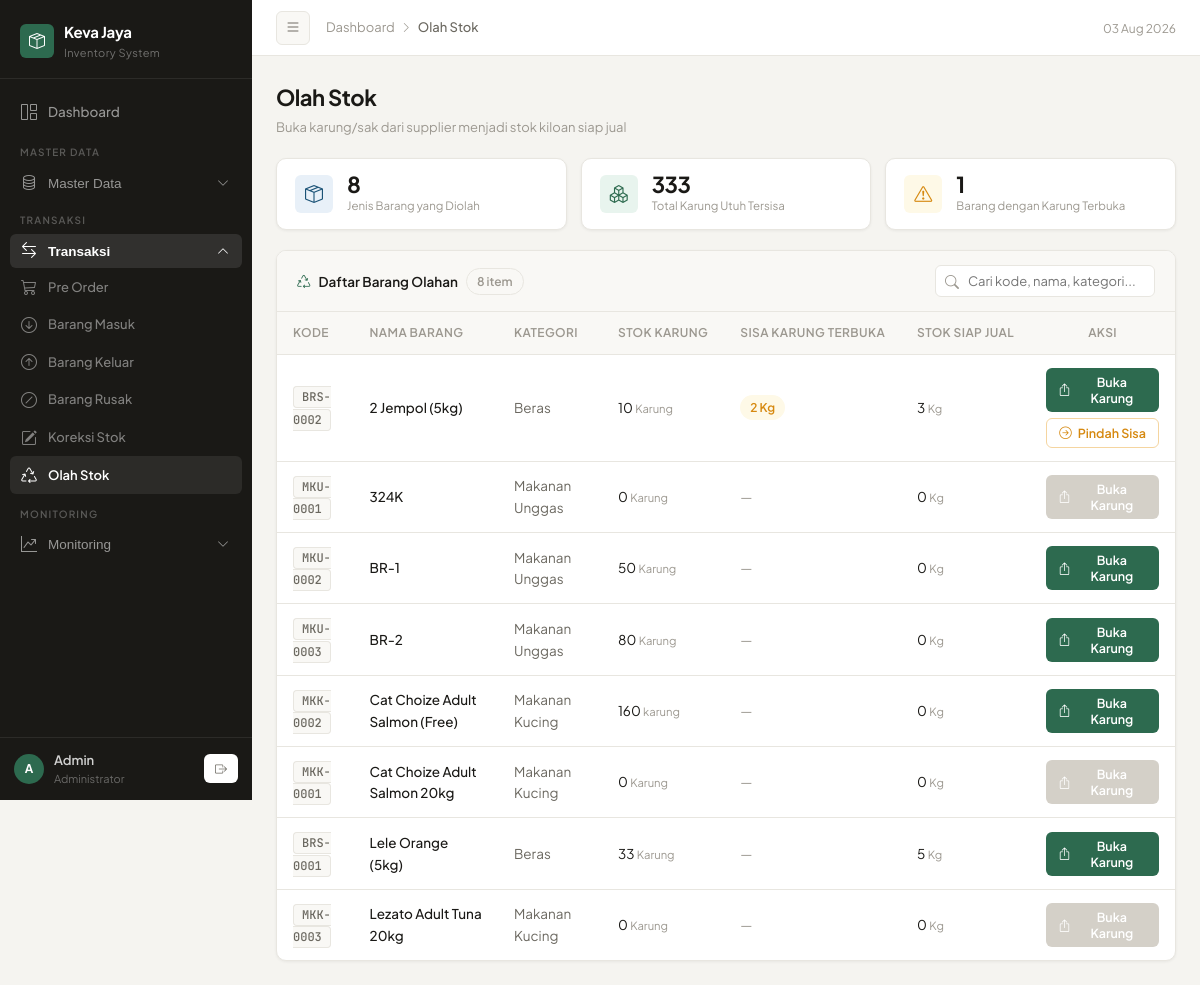
Screenshot of /admin/olah_stok.php (signed in) with the database file from the repository.
### tables this page shows
CREATE TABLE `barang` (
  `id_barang` int(11) NOT NULL,
  `kode_barang` varchar(50) DEFAULT NULL,
  `nama_barang` varchar(200) NOT NULL,
  `kategori` varchar(100) DEFAULT NULL,
  `kategori_id` int(11) DEFAULT NULL,
  `satuan` varchar(20) DEFAULT NULL,
  `satuan_besar` varchar(20) DEFAULT NULL,
  `stok` int(11) DEFAULT 0,
  `stok_besar` int(11) NOT NULL DEFAULT 0,
  `sisa_karung_kg` int(11) NOT NULL DEFAULT 0,
  `stok_rusak` int(11) DEFAULT 0,
  `min_stok` int(11) DEFAULT 0,
  `tanggal_kadaluarsa` date DEFAULT NULL,
  `gambar` varchar(255) DEFAULT NULL,
  `created_at` timestamp NOT NULL DEFAULT current_timestamp(),
  `status` enum('aktif','nonaktif') DEFAULT 'aktif',
  `deleted_at` datetime DEFAULT NULL,
  `supplier_id` int(11) DEFAULT NULL,
  `total_rusak` int(11) NOT NULL DEFAULT 0
);

### admin/olah_stok.php (the view, shortened to what this page needs)
<?php
global $conn;
$barang_olahan = $conn->query("
    SELECT id_barang, kode_barang, nama_barang, kategori, satuan, satuan_besar, stok, stok_besar, sisa_karung_kg
    FROM barang
    WHERE satuan_besar IS NOT NULL AND satuan_besar != ''
    ORDER BY nama_barang ASC
");
$total_jenis   = 0;
$total_karung  = 0;
$total_sisa    = 0;
$rows_data = [];
while ($r = $barang_olahan->fetch_assoc()) {
    $total_jenis++;
    $total_karung += (float)$r['stok_besar'];
    if ((float)$r['sisa_karung_kg'] > 0) $total_sisa++;
    $rows_data[] = $r;
}
?>
<!DOCTYPE html>
<html lang="id">
<head>
    <link rel="stylesheet" href="https://cdn.jsdelivr.net/npm/bootstrap-icons@1.11.3/font/bootstrap-icons.min.css">
</head>
<body>
<aside class="sidebar" id="sidebar">
    <div class="sidebar-brand">
        <div class="brand-logo">
            <div class="brand-icon"><i class="bi bi-box-seam"></i></div>
            <div><div class="brand-name">Keva Jaya</div><div class="brand-sub">Inventory System</div></div>
        </div>
    </div>
    <nav class="sidebar-nav">
        <ul style="list-style:none;padding:0;">
            <li class="nav-item"><a href="dashboard.php" class="nav-link"><i class="bi bi-grid-1x2"></i> Dashboard</a></li>
            <div class="nav-section-label">Master Data</div>
            <li class="nav-item">
                <button class="nav-link" onclick="toggleNav('navMaster',this)" aria-expanded="false">
                    <i class="bi bi-database"></i> Master Data <i class="bi bi-chevron-down chevron"></i>
                </button>
            </li>
            <div class="nav-section-label">Transaksi</div>
            <li class="nav-item">
                <button class="nav-link active" onclick="toggleNav('navTransaksi',this)" aria-expanded="true">
                    <i class="bi bi-arrow-left-right"></i> Transaksi <i class="bi bi-chevron-down chevron"></i>
                </button>
                <ul id="navTransaksi" class="nav-sub" style="list-style:none;padding:0;">
                    <li><a href="preorder.php" class="nav-link"><i class="bi bi-cart3"></i> Pre Order</a></li>
                    <li><a href="barang_masuk.php" class="nav-link"><i class="bi bi-arrow-down-circle"></i> Barang Masuk</a></li>
                    <li><a href="barang_keluar.php" class="nav-link"><i class="bi bi-arrow-up-circle"></i> Barang Keluar</a></li>
                    <li><a href="barang_rusak.php" class="nav-link"><i class="bi bi-slash-circle"></i> Barang Rusak</a></li>
                    <li><a href="koreksi_stok.php" class="nav-link"><i class="bi bi-pencil-square"></i> Koreksi Stok</a></li>
                    <li><a href="olah_stok.php" class="nav-link active"><i class="bi bi-recycle"></i> Olah Stok</a></li>
                </ul>
            </li>
            <div class="nav-section-label">Monitoring</div>
            <li class="nav-item">
                <button class="nav-link" onclick="toggleNav('navMonitor',this)" aria-expanded="false">
                    <i class="bi bi-graph-up-arrow"></i> Monitoring <i class="bi bi-chevron-down chevron"></i>
                </button>
            </li>
        </ul>
    </nav>
    <div class="sidebar-footer">
        <div class="user-card">
            <div class="user-avatar">A</div>
            <div>
                <div class="user-name"><?= htmlspecialchars($_SESSION['username'] ?? 'Admin') ?></div>
                <div class="user-role">Administrator</div>
            </div>
            <a href="../logout.php" class="btn-sm" style="margin-left:auto;border:none;" data-tooltip="Logout">
                <i class="bi bi-box-arrow-right"></i>
            </a>
        </div>
    </div>
</aside>
<div class="main" id="main">
    <header class="topbar">
        <button class="btn-toggle" id="sidebarToggle"><i class="bi bi-list"></i></button>
        <div class="breadcrumb-bar">
            <a href="dashboard.php">Dashboard</a>
            <i class="bi bi-chevron-right"></i>
            <span>Olah Stok</span>
        </div>
        <div class="topbar-right">
            <span style="font-size:12px;color:var(--text-muted);"><?= date('d M Y') ?></span>
        </div>
    </header>
    <div class="page-body">
        <div class="page-header">
            <div>
                <div class="page-title">Olah Stok</div>
                <div class="page-subtitle">Buka karung/sak dari supplier menjadi stok kiloan siap jual</div>
            </div>
        </div>
        <div class="stat-row">
            <div class="stat-mini">
                <div class="stat-mini-icon blue"><i class="bi bi-box-seam"></i></div>
                <div>
                    <div class="stat-mini-val"><?= $total_jenis ?></div>
                    <div class="stat-mini-lbl">Jenis Barang yang Diolah</div>
                </div>
            </div>
            <div class="stat-mini">
                <div class="stat-mini-icon green"><i class="bi bi-boxes"></i></div>
                <div>
                    <div class="stat-mini-val"><?= rtrim(rtrim(number_format($total_karung, 2, ',', '.'), '0'), ',') ?></div>
                    <div class="stat-mini-lbl">Total Karung Utuh Tersisa</div>
                </div>
            </div>
            <div class="stat-mini">
                <div class="stat-mini-icon orange"><i class="bi bi-exclamation-triangle"></i></div>
                <div>
                    <div class="stat-mini-val"><?= $total_sisa ?></div>
                    <div class="stat-mini-lbl">Barang dengan Karung Terbuka</div>
                </div>
            </div>
        </div>
        <div class="card">
            <div class="card-head">
                <div class="card-head-title">
                    <i class="bi bi-recycle"></i>
                    Daftar Barang Olahan
                    <span class="row-count" id="rowCount"></span>
                </div>
                <div class="search-wrap">
                    <input type="text" class="search-input" id="searchInput" placeholder="Cari kode, nama, kategori...">
                </div>
            </div>
            <div class="table-wrap">
                <table>
                    <thead>
                        <tr>
                            <th>Kode</th>
                            <th>Nama Barang</th>
                            <th>Kategori</th>
                            <th>Stok Karung</th>
                            <th>Sisa Karung Terbuka</th>
                            <th>Stok Siap Jual</th>
                            <th style="text-align:center;">Aksi</th>
                        </tr>
                    </thead>
                    <tbody id="tableBody">
                        <?php if (!empty($rows_data)): ?>
                            <?php foreach ($rows_data as $row):
                                $stok_besar_fmt = rtrim(rtrim(number_format((float)$row['stok_besar'], 2, ',', '.'), '0'), ',');
                                $sisa_fmt = rtrim(rtrim(number_format((float)$row['sisa_karung_kg'], 2, ',', '.'), '0'), ',');
                                $stok_fmt = rtrim(rtrim(number_format((float)$row['stok'], 2, ',', '.'), '0'), ',');
                            ?>
                            <tr data-id="<?= $row['id_barang'] ?>">
                                <td><span class="kode-text"><?= htmlspecialchars($row['kode_barang']) ?></span></td>
                                <td style="font-weight:500;"><?= htmlspecialchars($row['nama_barang']) ?></td>
                                <td><span style="color:var(--text-secondary);"><?= htmlspecialchars($row['kategori'] ?? '—') ?></span></td>
                                <td><?= $stok_besar_fmt ?> <small style="color:var(--text-muted);"><?= htmlspecialchars($row['satuan_besar']) ?></small></td>
                                <td>
                                    <?php if ((float)$row['sisa_karung_kg'] > 0): ?>
                                    <span class="badge-sisa"><?= $sisa_fmt ?> <?= htmlspecialchars($row['satuan']) ?></span>
                                    <?php else: ?>
                                    <span style="color:var(--text-muted);">—</span>
                                    <?php endif; ?>
                                </td>
                                <td><?= $stok_fmt ?> <small style="color:var(--text-muted);"><?= htmlspecialchars($row['satuan']) ?></small></td>
                                <td>
                                    <div style="display:flex;gap:6px;justify-content:center;flex-wrap:wrap;">
                                        <button class="btn-primary btn-buka"
                                            data-id="<?= $row['id_barang'] ?>"
                                            data-nama="<?= htmlspecialchars($row['nama_barang']) ?>"
                                            data-satuan="<?= htmlspecialchars($row['satuan']) ?>"
                                            data-satuan-besar="<?= htmlspecialchars($row['satuan_besar']) ?>"
                                            data-stok-besar="<?= (float)$row['stok_besar'] ?>"
                                            <?= (float)$row['stok_besar'] < 1 ? 'disabled' : '' ?>>
                                            <i class="bi bi-box-arrow-up"></i> Buka Karung
                                        </button>
                                        <?php if ((float)$row['sisa_karung_kg'] > 0): ?>
                                        <button class="btn-secondary btn-pindah"
                                            data-id="<?= $row['id_barang'] ?>"
                                            data-nama="<?= htmlspecialchars($row['nama_barang']) ?>"
                                            data-satuan="<?= htmlspecialchars($row['satuan']) ?>"
                                            data-sisa="<?= (float)$row['sisa_karung_kg'] ?>">
                                            <i class="bi bi-arrow-right-circle"></i> Pindah Sisa
                                        </button>
                                        <?php endif; ?>
                                    </div>
                                </td>
                            </tr>
                            <?php endforeach; ?>
                        <?php endif; ?>
                    </tbody>
                </table>
            </div>
        </div>
    </div>
</div>
</body>
</html>

### rows the page displays
barang: kode_barang "BRS-0002", nama_barang "2 Jempol (5kg)", kategori "Beras", stok_besar "10", satuan_besar "Karung", sisa_karung_kg "2", satuan "Kg", stok "3"
barang: kode_barang "MKU-0001", nama_barang "324K", kategori "Makanan Unggas", stok_besar "0", satuan_besar "Karung", stok "0", satuan "Kg"
barang: kode_barang "MKU-0002", nama_barang "BR-1", kategori "Makanan Unggas", stok_besar "50", satuan_besar "Karung", stok "0", satuan "Kg"
barang: kode_barang "MKU-0003", nama_barang "BR-2", kategori "Makanan Unggas", stok_besar "80", satuan_besar "Karung", stok "0", satuan "Kg"
barang: kode_barang "MKK-0002", nama_barang "Cat Choize Adult Salmon (Free)", kategori "Makanan Kucing", stok_besar "160", satuan_besar "karung", stok "0", satuan "Kg"
barang: kode_barang "MKK-0001", nama_barang "Cat Choize Adult Salmon 20kg", kategori "Makanan Kucing", stok_besar "0", satuan_besar "Karung", stok "0", satuan "Kg"
barang: kode_barang "BRS-0001", nama_barang "Lele Orange (5kg)", kategori "Beras", stok_besar "33", satuan_besar "Karung", stok "5", satuan "Kg"
barang: kode_barang "MKK-0003", nama_barang "Lezato Adult Tuna 20kg", kategori "Makanan Kucing", stok_besar "0", satuan_besar "Karung", stok "0", satuan "Kg"

### other values shown
$_SESSION['username'] "Admin"
$total_jenis "8"
rtrim(rtrim(number_format($total_karung, 2, ',', '.'), '0'), ',') "333"
$total_sisa "1"
